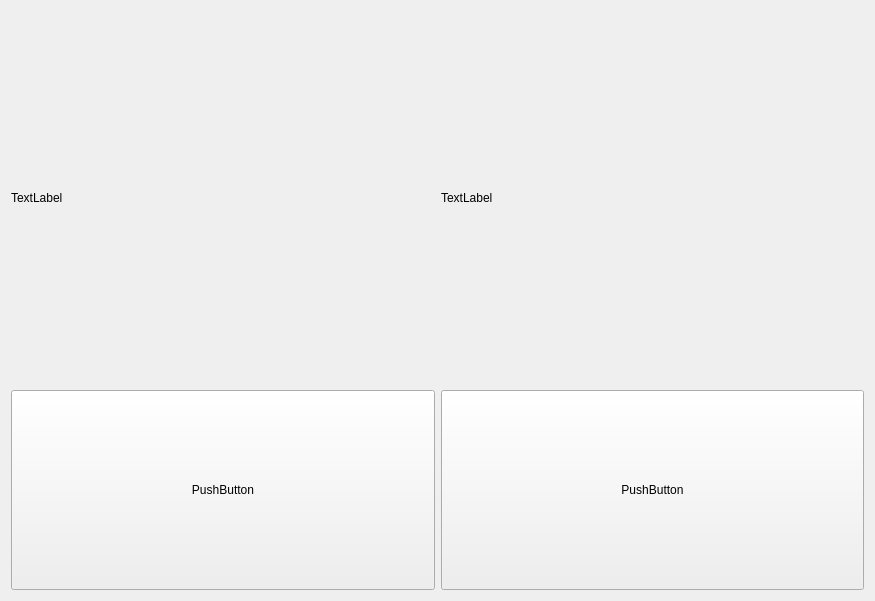
<?xml version="1.0" encoding="UTF-8"?>
<ui version="4.0">
 <class>Form</class>
 <widget class="QWidget" name="Form">
  <property name="geometry">
   <rect>
    <x>0</x>
    <y>0</y>
    <width>875</width>
    <height>601</height>
   </rect>
  </property>
  <property name="windowTitle">
   <string>Form</string>
  </property>
  <layout class="QGridLayout" name="gridLayout">
   <item row="0" column="0">
    <widget class="QLabel" name="label">
     <property name="text">
      <string>TextLabel</string>
     </property>
    </widget>
   </item>
   <item row="2" column="2">
    <widget class="QPushButton" name="pushButton_2">
     <property name="minimumSize">
      <size>
       <width>0</width>
       <height>200</height>
      </size>
     </property>
     <property name="text">
      <string>PushButton</string>
     </property>
    </widget>
   </item>
   <item row="0" column="2">
    <widget class="QLabel" name="label_2">
     <property name="text">
      <string>TextLabel</string>
     </property>
    </widget>
   </item>
   <item row="2" column="0">
    <widget class="QPushButton" name="pushButton">
     <property name="minimumSize">
      <size>
       <width>0</width>
       <height>200</height>
      </size>
     </property>
     <property name="text">
      <string>PushButton</string>
     </property>
    </widget>
   </item>
  </layout>
 </widget>
 <resources/>
 <connections/>
</ui>
